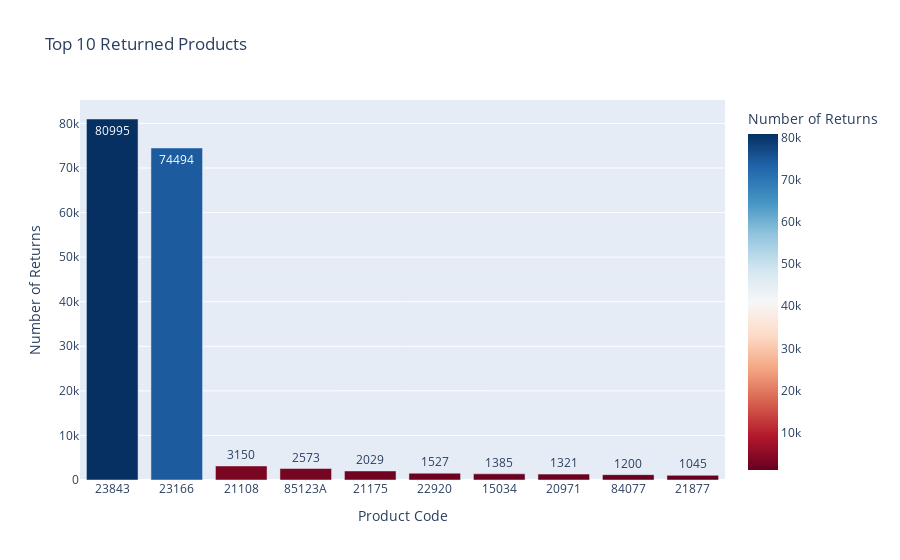

The cell this chart's notebook holds for it:
### Markdown cell above
#### 2.2.8 Top Returned Products by Frequency

### Code cell
returned_products = data[data['QuantityCancelled'] > 0].groupby('StockCode')['QuantityCancelled'].sum().nlargest(10).reset_index()
fig = px.bar(
    returned_products, x='StockCode', y='QuantityCancelled', 
    text='QuantityCancelled', title="Top 10 Returned Products",
    labels={'QuantityCancelled': 'Number of Returns', 'StockCode': 'Product Code'},
    color='QuantityCancelled', color_continuous_scale='rdbu'
)
fig.show()

### Figure 1 — Plotly figure (JSON) as saved in the notebook; plotly's stock layout.template omitted (floating-point values rounded to 4 significant figures)
{"data": [{"alignmentgroup": "True", "hovertemplate": "Product Code=%{x}<br>Number of Returns=%{marker.color}<extra></extra>", "legendgroup": "", "marker": {"color": [80995, 74494, 3150, 2573, 2029, 1527, 1385, 1321, 1200, 1045], "coloraxis": "coloraxis", "pattern": {"shape": ""}}, "name": "", "offsetgroup": "", "orientation": "v", "showlegend": false, "text": [80995, 74494, 3150, 2573, 2029, 1527, 1385, 1321, 1200, 1045], "textposition": "auto", "type": "bar", "x": ["23843", "23166", "21108", "85123A", "21175", "22920", "15034", "20971", "84077", "21877"], "xaxis": "x", "y": [80995, 74494, 3150, 2573, 2029, 1527, 1385, 1321, 1200, 1045], "yaxis": "y"}], "layout": {"barmode": "relative", "coloraxis": {"colorbar": {"title": {"text": "Number of Returns"}}, "colorscale": [[0, "rgb(103,0,31)"], [0.1, "rgb(178,24,43)"], [0.2, "rgb(214,96,77)"], [0.3, "rgb(244,165,130)"], [0.4, "rgb(253,219,199)"], [0.5, "rgb(247,247,247)"], [0.6, "rgb(209,229,240)"], [0.7, "rgb(146,197,222)"], [0.8, "rgb(67,147,195)"], [0.9, "rgb(33,102,172)"], [1, "rgb(5,48,97)"]]}, "legend": {"tracegroupgap": 0}, "title": {"text": "Top 10 Returned Products"}, "xaxis": {"anchor": "y", "domain": [0, 1], "title": {"text": "Product Code"}}, "yaxis": {"anchor": "x", "domain": [0, 1], "title": {"text": "Number of Returns"}}}}
